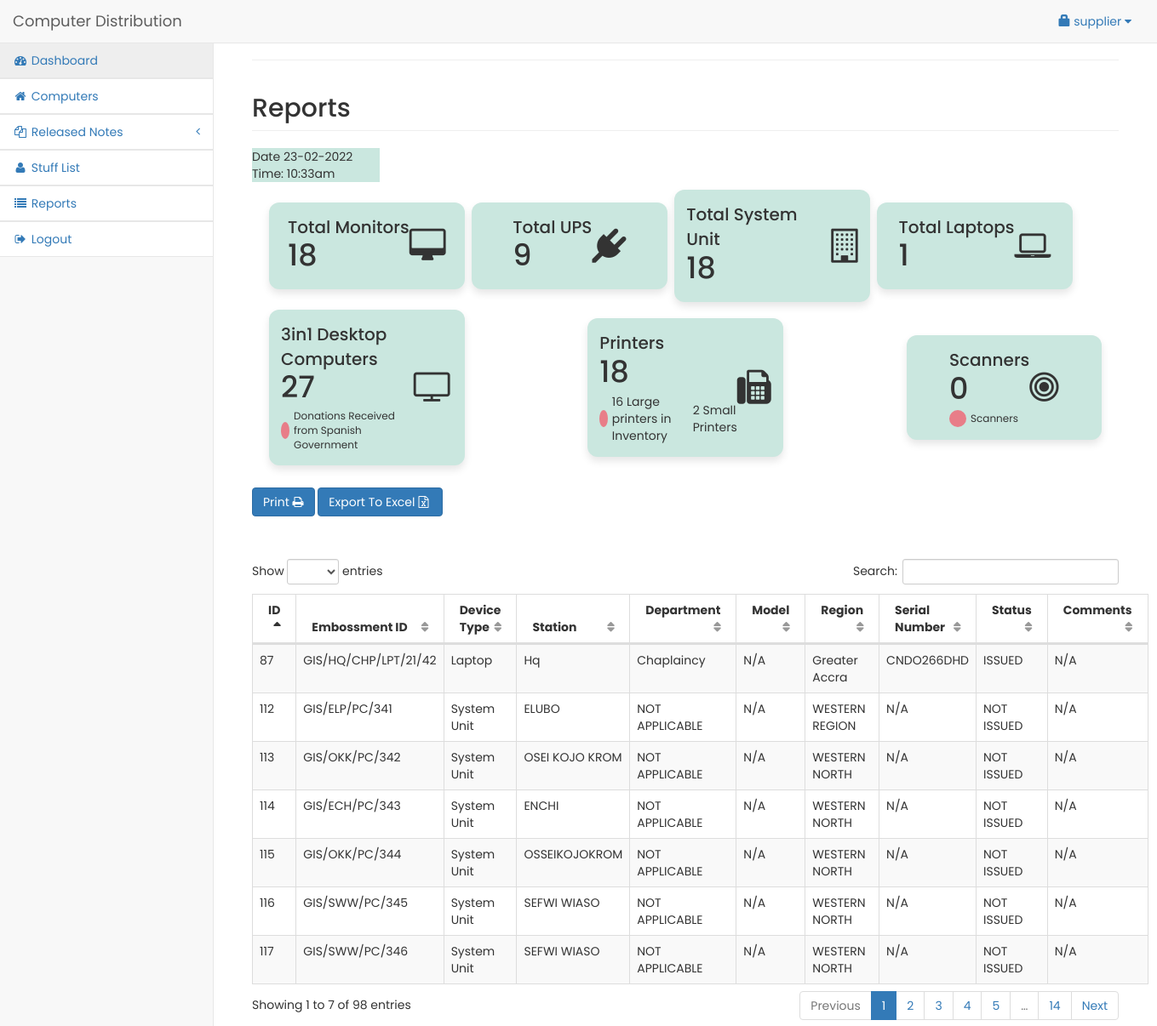
The page /admin/dashboard.php (signed in) on the database its author committed.
### tables this page shows
CREATE TABLE `user` (
  `userid` int(11) NOT NULL,
  `username` varchar(30) NOT NULL,
  `password` varchar(50) NOT NULL,
  `access` int(1) NOT NULL
);

CREATE TABLE `customer` (
  `userid` int(11) NOT NULL,
  `emboss` varchar(250) NOT NULL,
  `stype` varchar(150) NOT NULL,
  `station` varchar(250) NOT NULL,
  `department` varchar(255) NOT NULL,
  `town` varchar(255) NOT NULL,
  `region` varchar(255) NOT NULL,
  `snumber` varchar(255) NOT NULL,
  `avail` varchar(255) NOT NULL,
  `comment` varchar(250) NOT NULL
);

### admin/session.php (called while the page is built, shortened)
<?php
	include('../conn.php');
	$sq=mysqli_query($conn,"select * from `user` where userid='".$_SESSION['id']."'");
	$srow=mysqli_fetch_array($sq);
	$user=$srow['username'];
?>

### admin/dashboard.php (the view, shortened to what this page needs)
<?php include('session.php'); ?>
<?php include('header.php'); ?>
<head>
<link rel="stylesheet" href="style.css">
</head>
<body>
<div id="wrapper">
<?php include('navbar.php'); ?>
<div style="height:50px;"></div>
<div id="page-wrapper">
<div class="container-fluid">
	<div class="row">
        <div class="col-lg-12">
<hr>
            <h2 class="page-header">Reports
			</h2>
<div style="background-color: #CAE7DF; width:150px;">
<?php echo "Date ".date("d-m-Y");?>
<br>
<?php
echo "Time: ".date("h:ia");
?>
</div>
<?php
$conn = mysqli_connect("localhost","root","","apos");
?>
<div class="home-content">
   <div class="overview-boxes">
       <div style="background-color: #CAE7DF"; class="box">
         <div class="right-side">
           <div class="box-topic">Total Monitors</div>
           <div class="number">
               <?php
               $sql="SELECT count(userid) AS total FROM customer WHERE stype='Monitor'";
               $result=mysqli_query($conn,$sql);
               $values=mysqli_fetch_assoc($result);
               $monitor=$values['total'];
               echo $monitor;
               echo"<br>";
               ?>
          </div>
         </div>
         <div class="icon">
         <i class="fa fa-desktop" style="font-size:40px" aria-hidden="true"></i>
         </div>
       </div>
       <div style="background-color: #CAE7DF"; class="box">
         <div class="right-side">
           <div class="box-topic">Total UPS</div>
           <div class="number">
           <?php
               $sql="SELECT count(userid) AS total FROM customer WHERE stype='UPS'";
               $result=mysqli_query($conn,$sql);
               $values=mysqli_fetch_assoc($result);
               $ups=$values['total'];
               echo $ups;
               echo"<br>";
               ?>
           </div>
         </div>
         <i class="fa fa-plug" style="font-size:40px" aria-hidden="true"></i>
       </div>
       <div style="background-color: #CAE7DF"; class="box">
         <div class="right-side">
           <div class="box-topic">Total System Unit</div>
           <div class="number">
               <?php
           $sql="SELECT count(userid) AS total FROM customer WHERE stype='System Unit'";
           $result=mysqli_query($conn,$sql);
           $values=mysqli_fetch_assoc($result);
           $system_unit=$values['total'];
           echo $system_unit;
           ?>
           </div>
         </div>
         <i class="fa fa-building-o" style="font-size:40px" aria-hidden="true"></i>
       </div>
       <div style="background-color: #CAE7DF"; class="box">
         <div class="right-side">
           <div class="box-topic">Total Laptops </div>
           <div class="number">
           <?php
           $sql="SELECT count(userid) AS total FROM customer WHERE stype='Laptop'";
           $result=mysqli_query($conn,$sql);
           $values=mysqli_fetch_assoc($result);
           $laptop=$values['total'];
           echo $laptop;
           ?>
            </div>
         </div>
         <i class="fa fa-laptop" style="font-size:40px"  aria-hidden="true"></i>
       </div>
       <br>
       <br>
<br>
       <div style="background-color: #CAE7DF"; class="box">
         <div class="right-side">
           <div class="box-topic">3in1 Desktop Computers</div>
           <div class="number">
           <?php
           $sql="SELECT count(userid) AS total FROM customer WHERE stype='3in1 Desktop Computer'";
           $result=mysqli_query($conn,$sql);
           $values=mysqli_fetch_assoc($result);
           $desktop=$values['total'];
           echo $desktop;
           ?>
            </div>
           <div class="indicator">
             <i class='bx bx-down-arrow-alt down'></i>
             <span class="text">Donations Received from Spanish Government</span>
           </div>
         </div>
         <i class="fa fa-television" style="font-size:40px"  aria-hidden="true"></i>
       </div>
       <div  style="background-color: #CAE7DF"; class="box">
         <div class="right-side">
           <div class="box-topic">Printers</div>
           <div class="number">
          <?php
           $sql="SELECT count(userid) AS total FROM customer WHERE stype='Printer(Small)' ";
           $sresult=mysqli_query($conn,$sql);
           $values=mysqli_fetch_assoc($sresult);
           $smallprinter=$values['total'];
           $bigprinter="SELECT count(userid) AS total FROM customer WHERE stype='Printer(Big)' ";
           $result=mysqli_query($conn,$bigprinter);
           $values=mysqli_fetch_assoc($result);
           $bprinter=$values['total'];
          echo $smallprinter+$bprinter
           ?>
            </div>
           <div class="indicator">
             <i class='bx bx-down-arrow-alt down'></i>
             <?php
           $sql="SELECT count(userid) AS total FROM customer WHERE stype='Printer(Big)' ";
           $result=mysqli_query($conn,$sql);
           $values=mysqli_fetch_assoc($result);
           $biprinter=$values['total'];
           echo $biprinter." Large printers in Inventory";
           ?>
           <br>
             <?php
           $sql="SELECT count(userid) AS total FROM customer WHERE stype='Printer(Small)' ";
           $result=mysqli_query($conn,$sql);
           $values=mysqli_fetch_assoc($result);
           $smprinter=$values['total'];
           echo $smprinter." Small Printers";
           ?>
           </div>
         </div>
         <i class="fa fa-fax" style="font-size:40px"  aria-hidden="true"></i>
       </div>
       <div style="background-color: #CAE7DF"; class="box">
         <div class="right-side">
           <div class="box-topic">Scanners</div>
           <div class="number">
           <?php
           $sql="SELECT count(userid) AS total FROM customer WHERE stype='scanner'";
           $result=mysqli_query($conn,$sql);
           $values=mysqli_fetch_assoc($result);
           $scan=$values['total'];
           echo $scan;
           ?>
            </div>
           <div class="indicator">
             <i class='bx bx-down-arrow-alt down'></i>
             <span class="text">Scanners</span>
           </div>
         </div>
         <i class="fa fa-bullseye" style="font-size:40px"  aria-hidden="true"></i>
       </div>
     </div>
</div>
</div>
    </div>
    <div  class="row">
        <div class="col-lg-12">
        <div style="text-align: left;">
        <button onclick="window.print()" class="btn btn-primary" >Print <i class="fa fa-print" aria-hidden="true"></i></button>
        <a href="export.php"> <button type="button" class="btn btn-primary">Export To Excel<i class="fa fa-file-excel-o" aria-hidden="true"><div style="width: 20px;"></div></i></button> </a>
        </div>
        <div style="height:50px;"></div>
            <table width="100%" class="table table-striped table-bordered table-hover" id="cusTable">
                <thead>
                    <tr>
					<th>ID</th>
                        <th>Embossment ID</th>
                        <th>Device Type</th>
						<th>Station</th>
                        <th>Department</th>
						<th>Model</th>
						<th>Region</th>
                        <th>Serial Number</th>
						<th>Status</th>
                        <th>Comments</th>
                    </tr>
                </thead>
                <tbody>
				<?php
					$cq=mysqli_query($conn,"select * from customer ");
					while($cqrow=mysqli_fetch_array($cq)){
					?>
						<tr>
						    <td><?php echo $cqrow['userid']; ?></td>
							<td><?php echo strtoupper($cqrow['emboss']); ?></td>
							<td><?php echo $cqrow['stype']; ?></td>
							<td><?php echo ucwords($cqrow['station']); ?></td>
							<td><?php echo ucwords($cqrow['department']); ?></td>
							<td><?php echo ucwords($cqrow['town']); ?></td>
							<td><?php echo ucwords($cqrow['region']); ?></td>
                            <td><?php echo strtoupper($cqrow['snumber']); ?></td>
							<td><?php echo strtoupper($cqrow['avail']); ?></td>
                            <td><?php echo strtoupper($cqrow['comment']); ?></td>
						</tr>
					<?php
					}
				?>
                </tbody>
            </table>
        </div>
    </div>
</div>
</div>
</div>
</body>
</html>

### admin/navbar.php (shortened to what this page needs)
    <nav class="navbar navbar-default navbar-fixed-top" role="navigation" style="margin-bottom: 0;">
        <div class="navbar-header">
<a class="navbar-brand" href="#"> Computer Distribution</a>
        </div>
        <ul class="nav navbar-top-links navbar-right">
            <li class="dropdown">
                <a class="dropdown-toggle" data-toggle="dropdown" href="#">
		<span class="glyphicon glyphicon-lock"></span> <?php echo $user; ?> <i class="fa fa-caret-down"></i>
                </a>
            </li>
        </ul>
        <div class="navbar-default sidebar" role="navigation" style="background-color:white;">
            <div class="sidebar-nav navbar-collapse">
                <ul class="nav" id="side-menu">
                <li>
             <a href="dashboard.php"><i class="fa fa-tachometer fa-fw"></i> Dashboard</a>
                 </li>
                <li class="divider"></li>
                    <li>
                        <a href="customer.php"><i class="fa fa-home fa-fw"></i> Computers</a>
                    </li>
                    <li class="divider"></li>
                    <li>
                        <a href="#"><i class="fa fa-copy fa-fw"></i> Released Notes<span class="fa arrow"></span></a>
                    </li>
                    <li class="divider"></li>
                    <li>
                        <a href="stuff.php"><i class="fa fa fa-user fa-fw"></i> Stuff List</a>
                    </li>
                    <li class="divider"></li>
                    <li>
                        <a href="report.php"><i class="fa fa-list fa-fw"></i> Reports</a>
                    </li>
                    <li class="divider"></li>
		<li><a href="#logout" data-toggle="modal"><i class="fa fa-sign-out fa-fw"></i> Logout</a></li>
                </ul>
            </div>
        </div>
    </nav>

### admin/style.css (style rules this page uses)
* { margin: 0; padding: 0; box-sizing: border-box; font-family: 'Poppins', sans-serif; }
.home-content .overview-boxes { display: flex; align-items: center; justify-content: space-between; flex-wrap: wrap; padding: 0 20px; margin-bottom: 26px; }
.overview-boxes .box { display: flex; align-items: center; justify-content: center; width: calc(100% / 4 - 15px); background: #fff; padding: 15px 14px; border-radius: 12px; box-shadow: 0 5px 10px rgba(0,0,0,0.1); }
.overview-boxes .box-topic { font-size: 20px; font-weight: 500; }
.home-content .box .number { display: inline-block; font-size: 35px; margin-top: -6px; font-weight: 500; }
.home-content .box .indicator { display: flex; align-items: center; }
.home-content .box .indicator i { height: 20px; width: 20px; background: #8FDACB; line-height: 20px; text-align: center; border-radius: 50%; color: #fff; font-size: 20px; margin-right: 5px; }
.box .indicator i.down { background: #e87d88; }
.home-content .box .indicator .text { font-size: 12px; }

### rows shown on the page
user: username "supplier"
customer: userid "87", emboss "GIS/HQ/CHP/LPT/21/42", stype "Laptop", station "Hq", department "Chaplaincy", town "N/A", region "Greater Accra", snumber "CNDO266DHD", avail "ISSUED", comment "N/A"
customer: userid "112", emboss "GIS/ELP/PC/341", stype "System Unit", station "ELUBO", department "NOT APPLICABLE", town "N/A", region "WESTERN REGION", snumber "N/A", avail "NOT ISSUED", comment "N/A"
customer: userid "113", emboss "GIS/OKK/PC/342", stype "System Unit", station "OSEI KOJO KROM", department "NOT APPLICABLE", town "N/A", region "WESTERN NORTH", snumber "N/A", avail "NOT ISSUED", comment "N/A"
customer: userid "114", emboss "GIS/ECH/PC/343", stype "System Unit", station "ENCHI", department "NOT APPLICABLE", town "N/A", region "WESTERN NORTH", snumber "N/A", avail "NOT ISSUED", comment "N/A"
customer: userid "115", emboss "GIS/OKK/PC/344", stype "System Unit", station "OSSEIKOJOKROM", department "NOT APPLICABLE", town "N/A", region "WESTERN NORTH", snumber "N/A", avail "NOT ISSUED", comment "N/A"
customer: userid "116", emboss "GIS/SWW/PC/345", stype "System Unit", station "SEFWI WIASO", department "NOT APPLICABLE", town "N/A", region "WESTERN NORTH", snumber "N/A", avail "NOT ISSUED", comment "N/A"
customer: userid "117", emboss "GIS/SWW/PC/346", stype "System Unit", station "SEFWI WIASO", department "NOT APPLICABLE", town "N/A", region "WESTERN NORTH", snumber "N/A", avail "NOT ISSUED", comment "N/A"

### other values the page prints
$monitor "18"
$ups "9"
$system_unit "18"
$laptop "1"
$desktop "27"
$smallprinter+$bprinter "18"
$biprinter "16"
$smprinter "2"
$scan "0"
